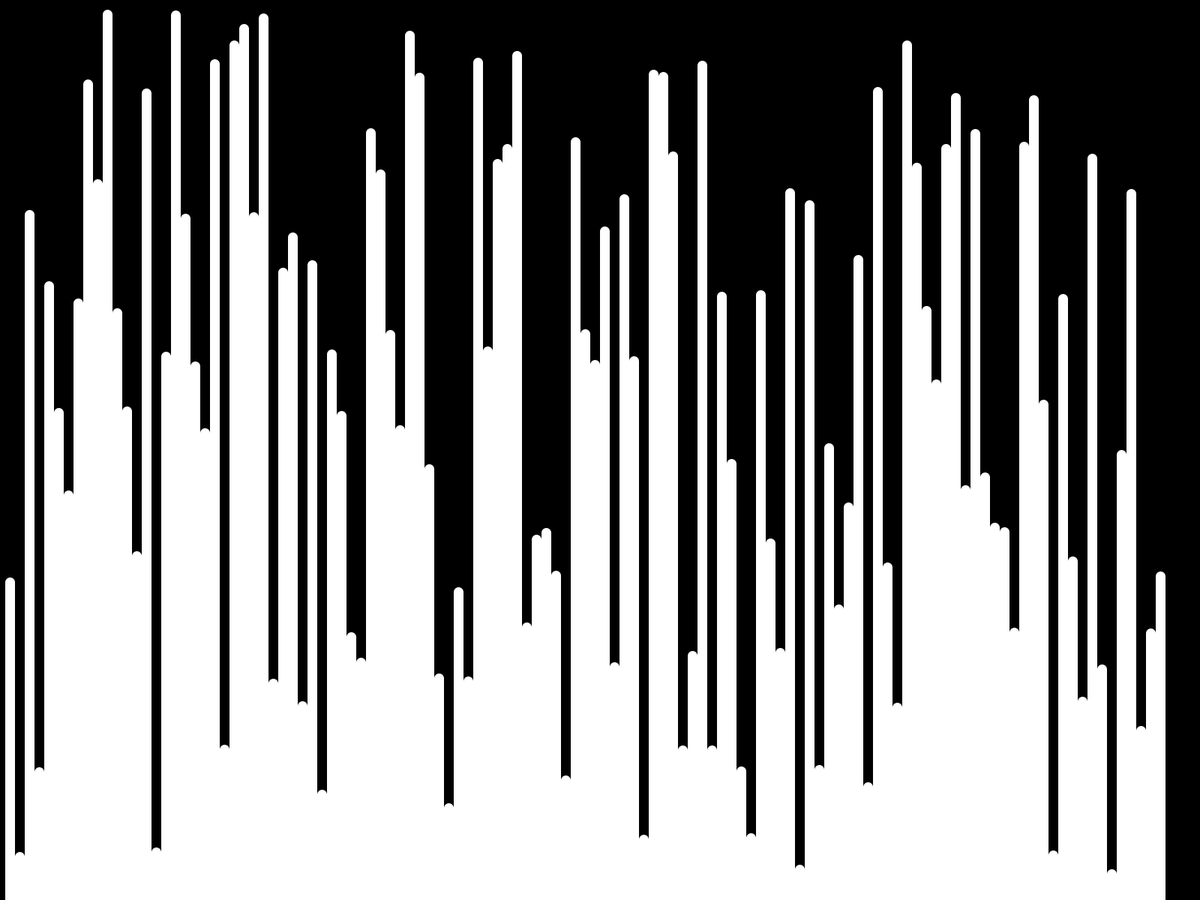
Frame 1 (no input)
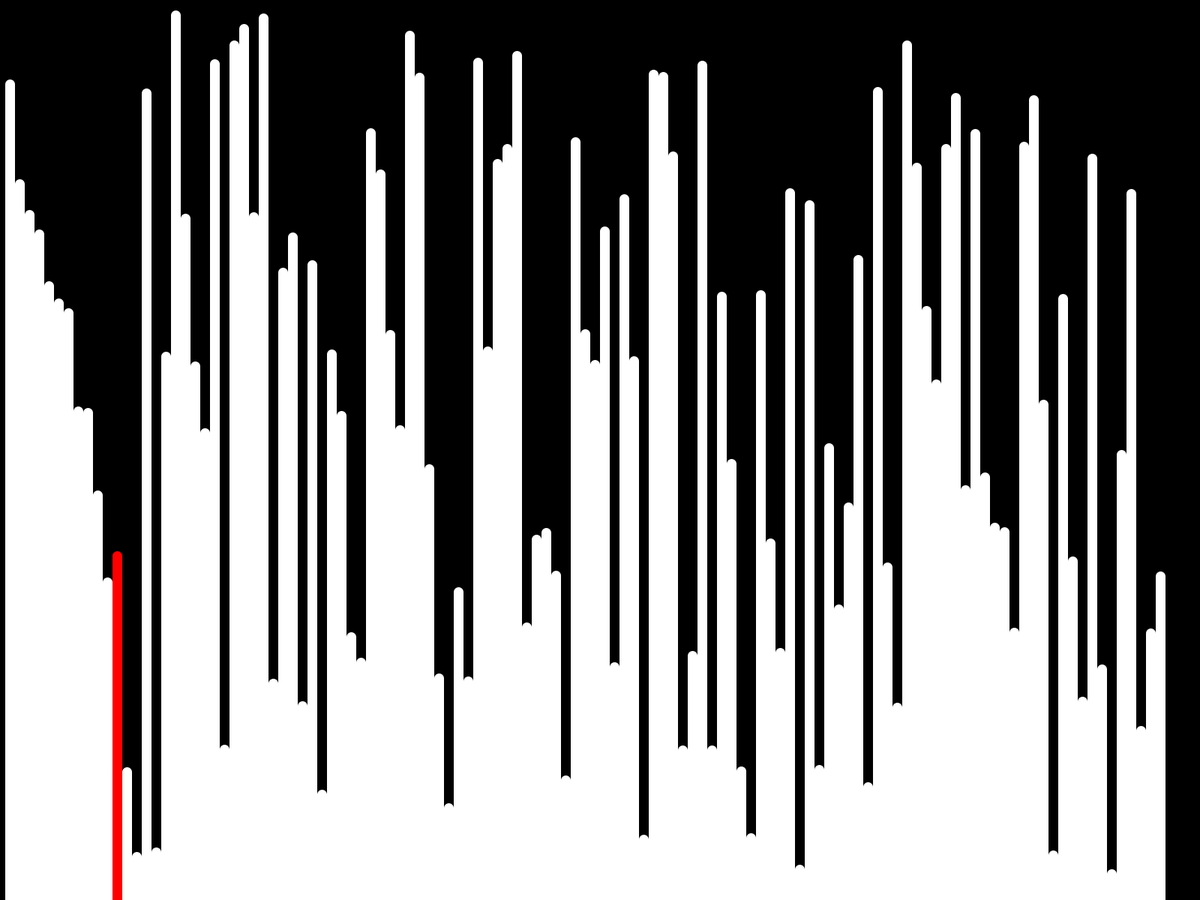
Frame 60 (the mouse pressed at the canvas centre just before this capture)
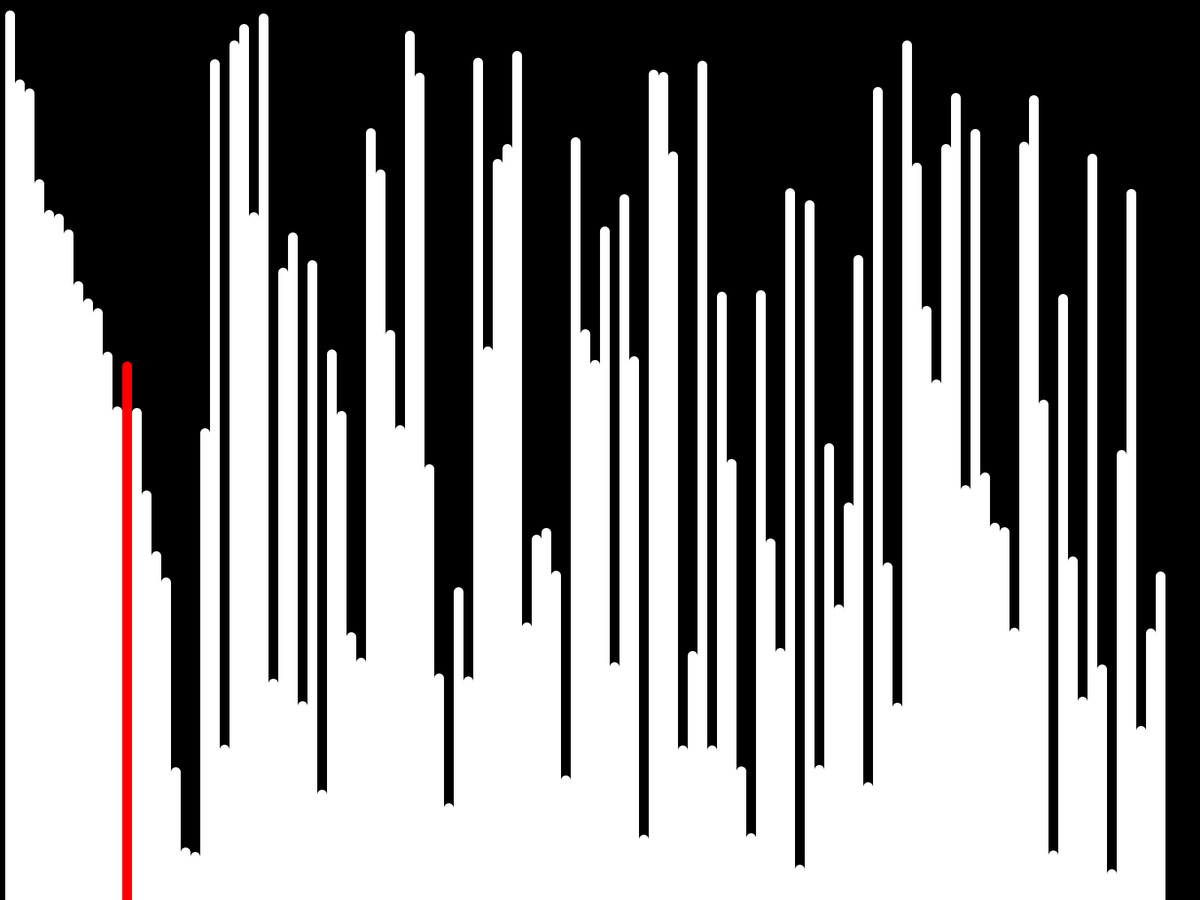
Frame 120 (the mouse held since frame 60 and released just before this capture)

The Processing sketch that drew these frames (run headless with seeded random() and noise(); from frame 60 on, the mouse is pressed at the canvas centre):

// Processing sketch: bubbleSort
// ── bubbleSort.pde
int array_size = 120;
int[] a = new int[array_size];
int i, k, temp;
void setup()
{
  background(0);
  fullScreen();
  frameRate(10000);
  stroke(255);
  strokeWeight(displayWidth/array_size);
  for(i=0;i<array_size;i++)
  {
    a[i] = round(random(1, height));
  }  
  display(k);
}


void draw()
{
  update(); 
} 


void display(int k)
{
  for(i=1;i<array_size;i++)
  {
    stroke(255);
    if(i == k)
    {
     stroke(255, 0, 0); 
    }
    line(displayWidth/array_size*i, height, displayWidth/array_size*i, a[i]);
  }
}


void update()
{
  for(i=-0;i<array_size-1;i++)
  {
    for(k=0;k<array_size-i-1;k++)
    {
      if(a[k]>a[k+1])
      {
        temp = a[k+1];
        a[k+1] = a[k];
        a[k] = temp;
        background(0);
        display(k);
      }
    }
  } 
}  
  


  
